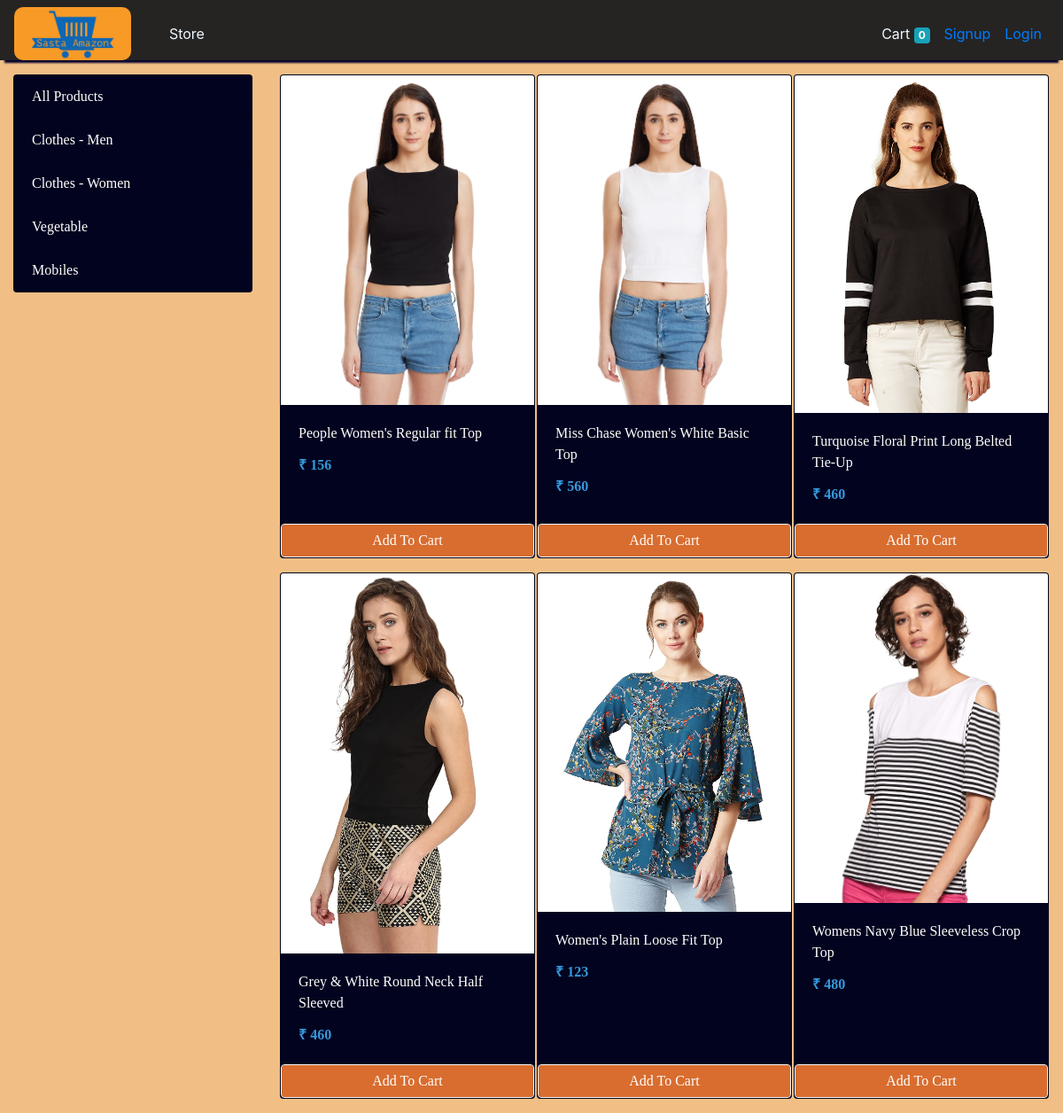
The app's page /store?category=2 with its own data.
### store/models/category.py (models this page shows, shortened)
class Category(models.Model):
    name = models.CharField(max_length=20)
    @staticmethod
    def get_all_categories():
        return Category.objects.all()

### store/models/product.py (models this page shows, shortened)
class Product(models.Model):
    name = models.CharField(max_length=50)
    price = models.IntegerField(default=0)
    category = models.ForeignKey(Category, on_delete=models.CASCADE, default=1)
    description = models.CharField(max_length=200, default='' , null=True , blank=True)
    image = models.ImageField(upload_to='uploads/products/')
    @staticmethod
    def get_all_products_by_categoryid(category_id):
        if category_id:
            return Product.objects.filter(category = category_id)
        else:
            return Product.get_all_products();

### store/views/home.py (the view)
# urls.py: path('' , include('store.urls'))
def store(request):
    cart = request.session.get('cart')
    if not cart:
        request.session['cart'] = {}
    products = None
    categories = Category.get_all_categories()
    categoryID = request.GET.get('category')
    if categoryID:
        products = Product.get_all_products_by_categoryid(categoryID)
    else:
        products = Product.get_all_products();
    data = {}
    data['products'] = products
    data['categories'] = categories
    print('you are : ', request.session.get('email'))
    return render(request, 'index.html', data)

### store/templatetags/cart.py (called while the page is built)
@register.filter(name='is_in_cart')
def is_in_cart(product  , cart):
    keys = cart.keys()
    for id in keys:
        if int(id) == product.id:
            return True
    return False;

### store/templatetags/custom_filter.py (called while the page is built)
@register.filter(name='currency')
def currency(number):
    return "₹ "+str(number)

### store/templates/index.html (shortened to what this page needs)
{% extends 'base.html' %}
{% block content %}
{% load cart %}
{% load custom_filter %}
<div class="container-fluid mt-3" >
	<div class="row">
		<div class="col-lg-3 mx-auto">
			<div class="list-group">
				<a href="/" class=" mm list-group-item list-group-item-action font-effect-emboss">All Products</a>
				{% for category in categories %}
				<a href="/?category={{category.id}}"
					class="mm list-group-item list-group-item-action">{{category.name}}</a>
				{% endfor %}
			</div>
		</div>
		<div id='products' class="col-lg-9 mx-auto">
			<div class="row mx-auto font-effect-emboss ll">
				{% for product in products %}
				<div class=" hh card mx-auto mb-3" id={{product.id}} style="width: 18rem;">
					<img class="card-img-top" src="{{product.image.url}}" alt="Card image cap">
					<div class="card-body">
						<p class="card-title">{{product.name}}</p>
						<p class="card-text" ><b style="color:rgb(55, 153, 219);">{{product.price|currency}}</b></p>
					</div>
					<div class="card-footer p-0 no-gutters">
						{% if product|is_in_cart:request.session.cart %}
						<div class="row no-gutters">
							<form action="/#{{product.id}}" class="col-2 " method="post">
								{% csrf_token %}
								<input hidden type="text" name='product' value='{{product.id}}'>
								<input hidden type="text" name='remove' value='True'>
								<input type="submit" value=" - " class="btn btn-block btn-light border-right">
							</form>
							<div class="text-center col">{{product|cart_quantity:request.session.cart}} in Cart</div>
							<form action="/#{{product.id}}" class="col-2 " method="post">
								{% csrf_token %}
								<input hidden type="text" name='product' value='{{product.id}}'>
								<input type="submit" value=" + " class="btn btn-block btn-light border-left">
							</form>
						</div>
						{% else %}
						<form action="/#{{product.id}}" method="POST" class="btn-block ll">
							<input type="submit" class="float-right btn btn-light ll cc form-control"
								value="Add To Cart">
						</form>
						{% endif %}
					</div>
				</div>
				{% endfor %}
			</div>
		</div>
	</div>
</div>
{% endblock %}

### store/templates/index.html (style rules this page uses)
.mm { background-color: rgb(1, 3, 31); color: white; font-family: "Trirong", serif; height: 100%; }
.cc { background-color: rgb(216, 109, 47); width: 100%; color: white; font-family: "Trirong", serif; }
.hh { background-color: rgb(1, 3, 31); color: white; font-family: "Trirong", serif; }

### records on screen
Category: name "Clothes - Men"
Category: name "Clothes - Women"
Category: name "Vegetable"
Category: name "Mobiles"
Product: image (picture), name "People Women's Regular fit Top", price "₹ 156"
Product: image (picture), name "Miss Chase Women's White Basic Top", price "₹ 560"
Product: image (picture), name "Turquoise Floral Print Long Belted Tie-Up", price "₹ 460"
Product: image (picture), name "Grey & White Round Neck Half Sleeved", price "₹ 460"
Product: image (picture), name "Women's Plain Loose Fit Top", price "₹ 123"
Product: image (picture), name "Womens Navy Blue Sleeveless Crop Top", price "₹ 480"

### other values on screen
{{ request.session.cart.keys|length }} "0"
